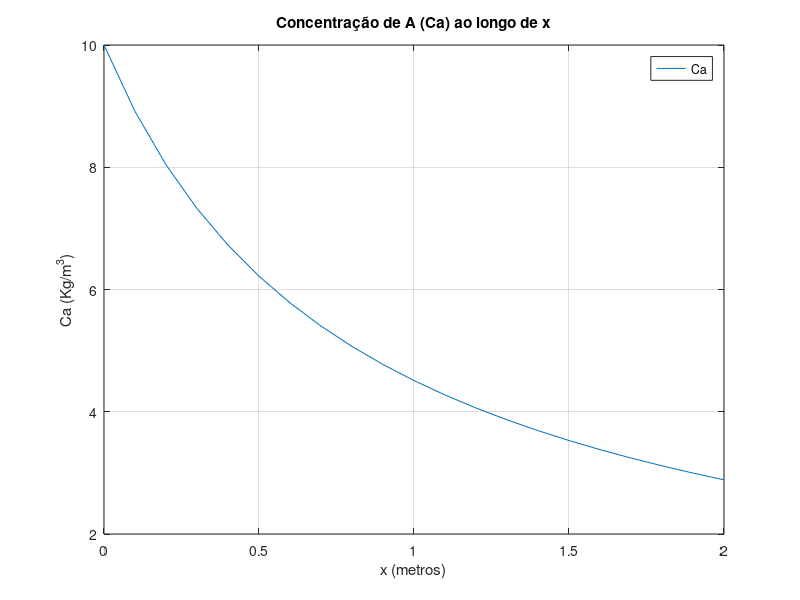

Write the MATLAB code that produced this figure.
% Definir os parâmetros
Ca1 = 10;
Ca2 = 3;
Ct = 1000;
Dam = 10e-4;
r1 = 0.1;
r2 = 0.35;

x1 = 0;
x2 = 2;
num_points = 21;

% Definindo a e b
a = (r2 - r1) / (x2 - x1);
b = r1 - ((r2 - r1) / (x2 - x1)) * x1;

% Calculando a integral de Ca de Ca1 a Ca2 usando uma aproximação numérica (Método Trapezoidal)
integrand_Ca = @(Cax) 1 / (Ct - Cax);  % Função para integrar
% Aproximando a integral de Ca
IntCa = (integrand_Ca(Ca1) + integrand_Ca(Ca2)) * (Ca2 - Ca1) / 2;

% Integral calculada de x:
IntX = 57.14612;

% Calculando Na
Na = (-pi) * Dam * Ct * (IntCa / IntX);

% Lista para armazenar os resultados de Ca
Ca_values = [];

% Função de verificação da integral para evitar grandes erros numéricos
integrand_function = @(x) 1 / ((a * x + b)^2);

% Calculando Ca para diferentes valores de x
for x = linspace(x1, x2, num_points)
    % Calcular a integral de x de forma explícita (sem usar trapz)
    integral_val = 0;
    % Somando a integral de forma simples usando o método do somatório
    n_steps = 100;  % número de passos para integração
    dx = (x - x1) / n_steps;
    for i = 1:n_steps
        x_step = x1 + (i - 1) * dx;
        integral_val = integral_val + integrand_function(x_step) * dx;
    endfor

    % Calcular Ca usando a equação fornecida
    Ca = Ct - ((Ct - Ca1) * exp((Na * integral_val) / (pi * Dam * Ct)));
    Ca_values = [Ca_values, Ca];  % Armazenar o valor de Ca
endfor

% Gerar o gráfico
plot(linspace(x1, x2, num_points), Ca_values);
xlabel('x (metros)');
ylabel('Ca (Kg/m^3)');
title('Concentração de A (Ca) ao longo de x');
legend('Ca');
grid on;

